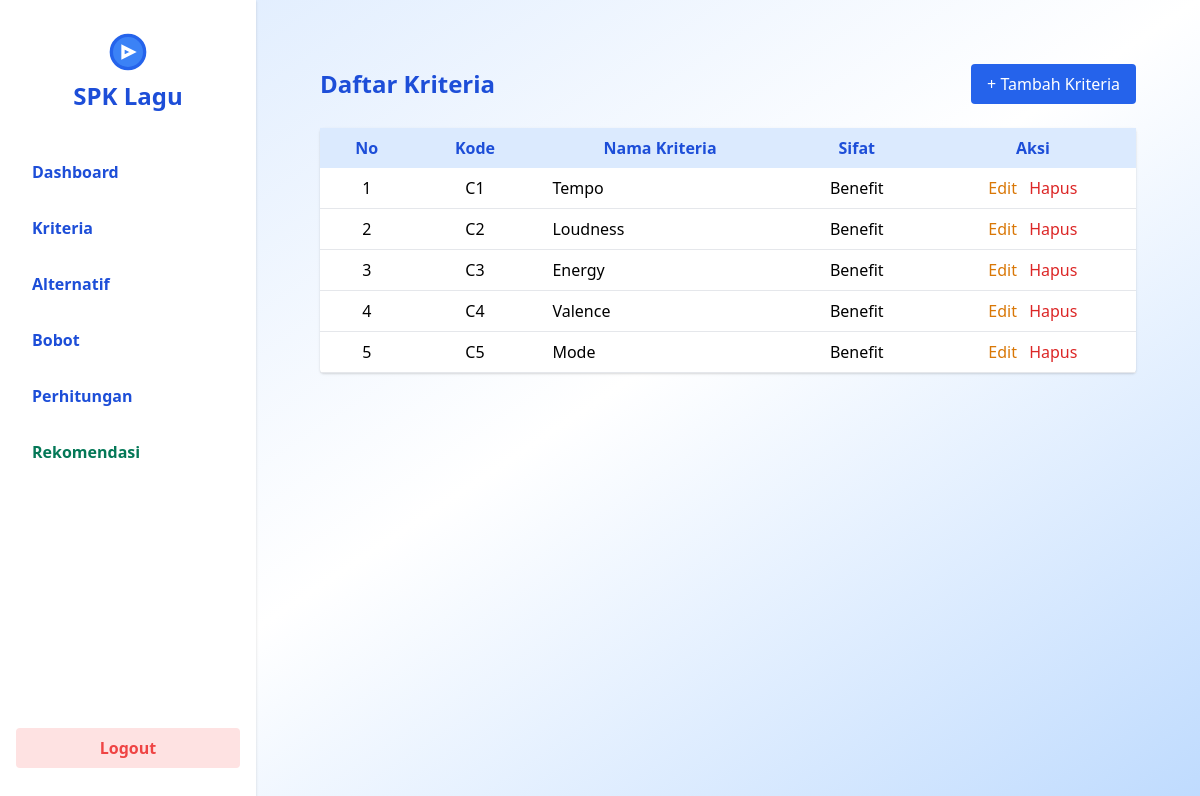
/admin/index.php?page=kriteria (signed in), run on the app's committed database.
### tables this page shows
CREATE TABLE `kriteria` (
  `id_kriteria` int(11) NOT NULL,
  `kode_kriteria` varchar(5) NOT NULL,
  `nama_kriteria` varchar(50) NOT NULL,
  `sifat` enum('Benefit','Cost') DEFAULT 'Benefit'
);

### admin/controllers/KriteriaController.php (called while the page is built, shortened)
<?php
require_once __DIR__ . '/../../config/database.php';
require_once __DIR__ . '/../models/models_kriteria.php';
class KriteriaController {
    private $model;
    public function __construct() {
        global $conn;
        $this->model = new models_kriteria($conn);
    }
    public function getAll() {
        return $this->model->getAll();
    }
}

### admin/models/models_kriteria.php (called while the page is built, shortened)
<?php
class models_kriteria {
    private $conn;
    public function __construct($conn) {
        $this->conn = $conn;
    }
    public function getAll() {
        $result = $this->conn->query('SELECT * FROM kriteria ORDER BY id_kriteria ASC');
        $data = [];
        while ($row = $result->fetch_assoc()) {
            $data[] = $row;
        }
        return $data;
    }
}

### admin/views/kriteria/kriteria.php (the view)
<?php
require_once __DIR__ . '/../../controllers/KriteriaController.php';
$controller = new KriteriaController();
$kriteria = $controller->getAll();
?>
<div class="p-6">
    <div class="flex justify-between items-center mb-6">
        <h2 class="text-2xl font-bold text-blue-700">Daftar Kriteria</h2>
        <a href="?page=kriteria&action=tambah" class="bg-blue-600 text-white px-4 py-2 rounded hover:bg-blue-700">+ Tambah Kriteria</a>
    </div>
    <table class="min-w-full bg-white rounded shadow">
        <thead>
            <tr class="bg-blue-100 text-blue-700">
                <th class="py-2 px-4">No</th>
                <th class="py-2 px-4">Kode</th>
                <th class="py-2 px-4">Nama Kriteria</th>
                <th class="py-2 px-4">Sifat</th>
                <th class="py-2 px-4">Aksi</th>
            </tr>
        </thead>
        <tbody>
            <?php if (empty($kriteria)): ?>
                <tr><td colspan="5" class="text-center py-4 text-gray-400">Belum ada data kriteria.</td></tr>
            <?php else: ?>
                <?php foreach ($kriteria as $i => $row): ?>
                    <tr class="border-b hover:bg-blue-50">
                        <td class="py-2 px-4 text-center"><?php echo $i+1; ?></td>
                        <td class="py-2 px-4 text-center"><?php echo htmlspecialchars($row['kode_kriteria']); ?></td>
                        <td class="py-2 px-4"><?php echo htmlspecialchars($row['nama_kriteria']); ?></td>
                        <td class="py-2 px-4 text-center"><?php echo htmlspecialchars($row['sifat']); ?></td>
                        <td class="py-2 px-4 text-center">
                            <a href="?page=kriteria&action=edit&id=<?php echo $row['id_kriteria']; ?>" class="text-yellow-600 hover:underline mr-2">Edit</a>
                            <a href="?page=kriteria&action=hapus&id=<?php echo $row['id_kriteria']; ?>" class="text-red-600 hover:underline" onclick="return confirm('Yakin hapus kriteria ini?')">Hapus</a>
                        </td>
                    </tr>
                <?php endforeach; ?>
            <?php endif; ?>
        </tbody>
    </table>
</div>

### data on the page
kriteria: kode_kriteria "C1", nama_kriteria "Tempo", sifat "Benefit"
kriteria: kode_kriteria "C2", nama_kriteria "Loudness", sifat "Benefit"
kriteria: kode_kriteria "C3", nama_kriteria "Energy", sifat "Benefit"
kriteria: kode_kriteria "C4", nama_kriteria "Valence", sifat "Benefit"
kriteria: kode_kriteria "C5", nama_kriteria "Mode", sifat "Benefit"
